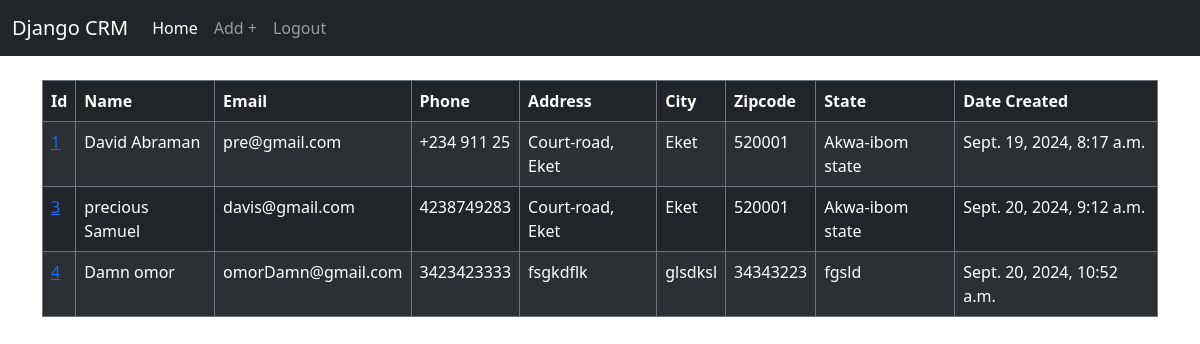
The app's page / (signed in), older data.
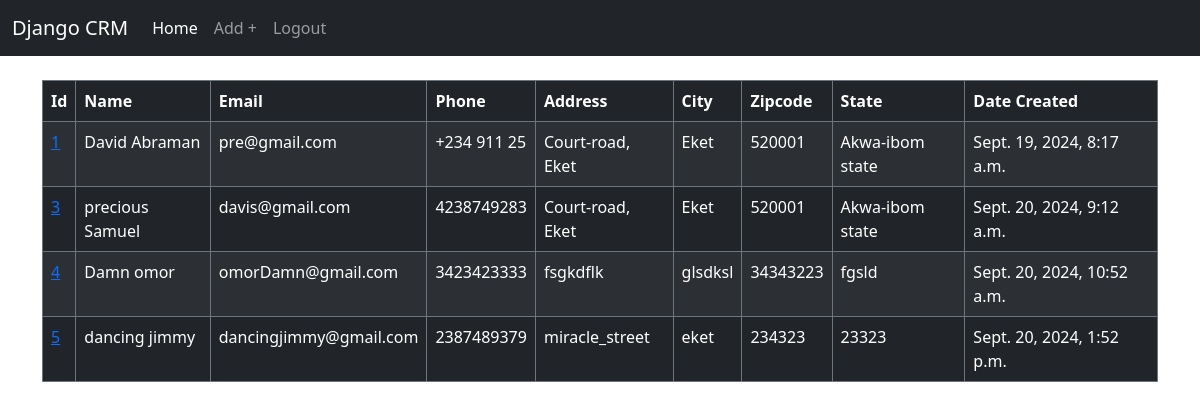
The same page, newer data.
### crm_main_app/models.py (models this page shows, shortened)
class Record(models.Model):
    created_at = models.DateTimeField(auto_now_add=True)
    first_name = models.CharField(max_length=50)
    last_name = models.CharField(max_length=50)
    email = models.CharField(max_length=100)
    phone = models.CharField(max_length=11)
    address = models.CharField(max_length=100)
    city = models.CharField(max_length=50)
    state = models.CharField(max_length=50)
    zipcode = models.CharField(max_length=20)

### crm_main_app/views.py (the view, shortened to what this page needs)
# urls.py: 2. Add a URL to urlpatterns:  path('', Home.as_view(), name='home')
class Home(View):
    template_name = 'home.html'
    def get(self, request):
        records = Record.objects.all()
        return render(request, self.template_name, {'records': records})

### crm_main_app/templates/home.html (shortened to what this page needs)
{% extends 'base.html' %}
{% block content %}
{% if user.is_authenticated %}
<table class="table table-dark table-striped table-hover table-bordered border-secondary">
    <thead>
        <tr>
            <th scope="col">Id</th>
            <th scope="col">Name</th>
            <th scope="col">Email</th>
            <th scope="col">Phone</th>
            <th scope="col">Address</th>
            <th scope="col">City</th>
            <th scope="col">Zipcode</th>
            <th scope="col">State</th>
            <th scope="col">Date Created</th>
        </tr>
    </thead>
    <tbody>
        {% if records %}
            {% for record in records %}
            <tr>
                <td><a href="{% url 'crm_main_app:record' record.id %}">{{record.id}}</a></td>
                <td>{{record.first_name}}
                {{record.last_name}}</td>
                <td>{{record.email}}</td>
                <td>{{record.phone}}</td>
                <td>{{record.address}}</td>
                <td>{{record.city}}</td>
                <td>{{record.zipcode}}</td>
                <td>{{record.state}}</td>
                <td>{{record.created_at}}</td>
            </tr>
    {% endfor %}
{% endif %}
    </tbody>
{% endif %}
{% endblock content %}

### crm_main_app/templates/base.html (shortened to what this page needs)
<!DOCTYPE html>
<html lang="en">
<head>
    <link href="https://cdn.jsdelivr.net/npm/bootstrap@5.3.3/dist/css/bootstrap.min.css" rel="stylesheet">
</head>
<body>
    {% include 'navbar.html' %}
    <div class="container">
        <br>
        {% block content %}
        {% endblock content %}
    </div>
</body>
</html>

### crm_main_app/templates/navbar.html (shortened to what this page needs)
<nav class="navbar navbar-expand-lg navbar-dark bg-dark">
    <div class="container-fluid">
      <a class="navbar-brand" href="{% url 'crm_main_app:home' %}">Django CRM</a>
      <div class="collapse navbar-collapse" id="navbarSupportedContent">
        <ul class="navbar-nav me-auto mb-2 mb-lg-0">
          <li class="nav-item">
            <a class="nav-link active" aria-current="page" href="{% url 'crm_main_app:home' %}">Home</a>
          </li>
          {% if user.is_authenticated %}
          <li class="nav-item">
            <a class="nav-link" href="{% url 'crm_main_app:add_record' %}">Add +</a>
          </li>
          <li class="nav-item">
            <a class="nav-link" href="{% url 'crm_main_app:logout' %}">Logout</a>
          </li>
          {% endif %}
        </ul>
      </div>
    </div>
  </nav>

Row changes from the older to the newer data that the page shows:
added Record: id "5", first_name "dancing", last_name "jimmy", email "dancingjimmy@gmail.com", phone "2387489379", address "miracle_street", city "eket", zipcode "234323", state "23323", created_at "Sept. 20, 2024, 1:52 p.m."
